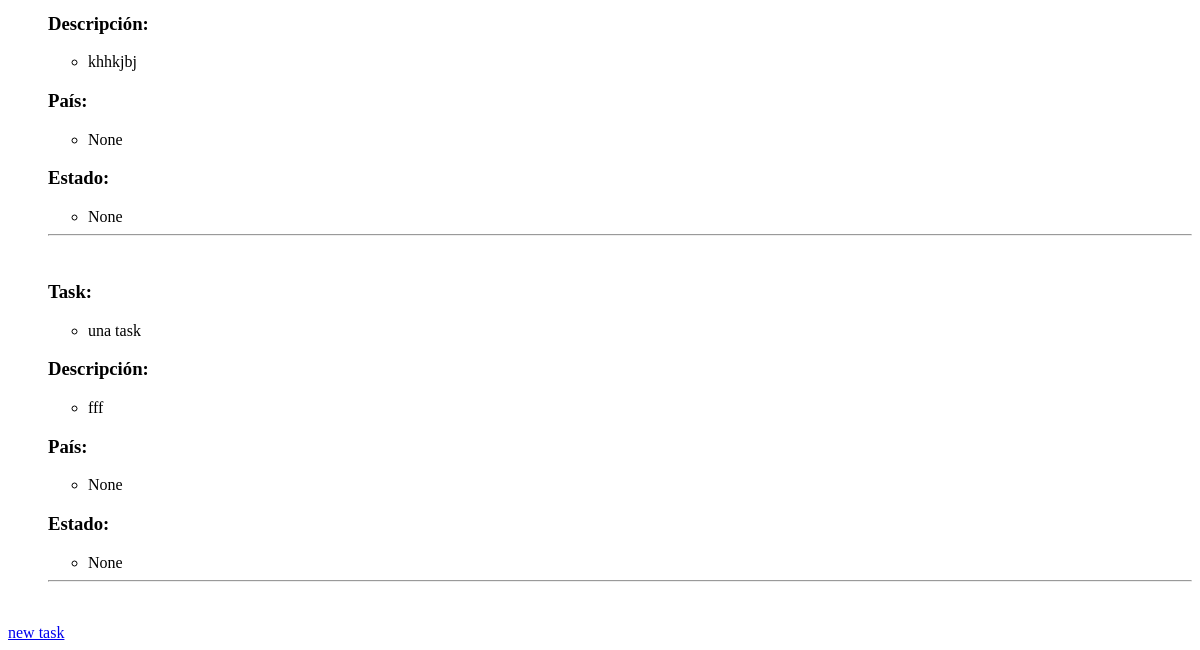
The page /tasks/ (lower part) on the database as committed earlier.
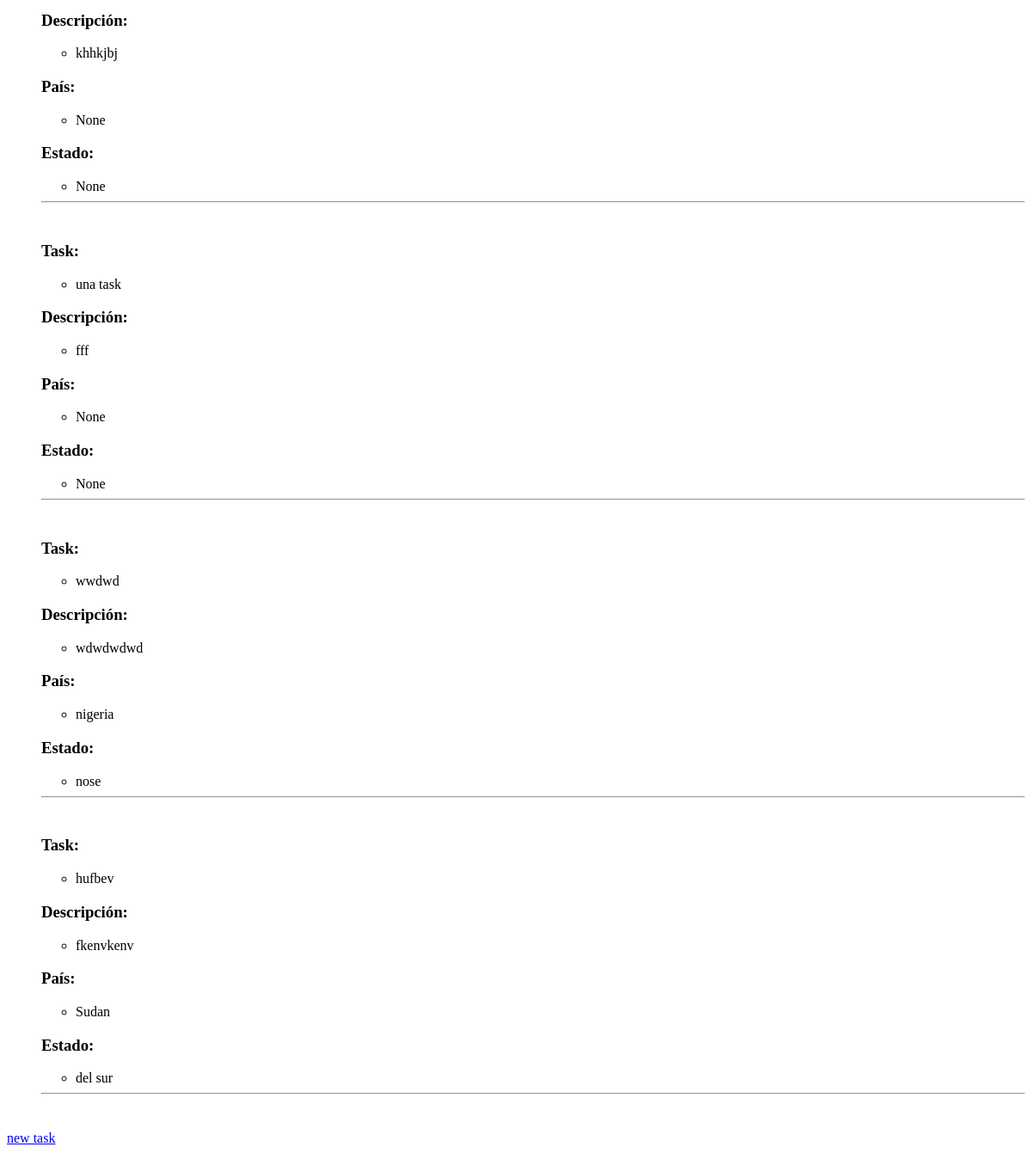
The same page on the database as committed later.
### luna/models.py (models this page shows, shortened)
class Task(models.Model):
    title = models.CharField(max_length=100, verbose_name='título')
    description = models.TextField(blank=True, verbose_name='descripción')
    created = models.DateTimeField(auto_now_add=True, verbose_name='Fecha creación')
    dateCompleted = models.DateTimeField(null=True, verbose_name='Fecha terminado')
    important = models.BooleanField(default=False)
    user = models.ForeignKey(User, on_delete=models.CASCADE)#borrar todos los dattos relacionados
    pais = models.CharField(null=True, max_length=100,verbose_name='país')
    estado = models.CharField(null=True, max_length=100,verbose_name='estado')

### luna/views.py (the view)
# urls.py: path('tasks/', views.tasks, name='tasks'),
def tasks(request):
    tasks = Task.objects.all()
    return render (request, 'tasks.html', {
         'tasks': tasks
    })

### luna/templates/tasks.html (shortened to what this page needs)
{% extends 'base.html' %}
{%block content %}
    <ul>
        {% for task in tasks %}
        <h3>Task:</h3>
        <ul>
            <li>{{task.title}}</li>
        </ul>
        <h3>Descripción:</h3>
        <ul>
            <li>{{task.description}}</li>
        </ul>
        <h3>País:</h3>
        <ul>
            <li>{{task.pais}}</li>
        </ul>
        <h3>Estado:</h3>
        <ul>
            <li>{{task.estado}}</li>
        </ul>
        <hr>
        <br>
        {% endfor %}
    </ul>
<a href="/tasks/addtask/">new task</a>
{% endblock %}

### luna/templates/base.html (shortened to what this page needs)
<!DOCTYPE html>
<html lang="en">
<head>
</head>
<body>
    {% block content %}
    {% endblock %}
</body>
</html>

Rows that differ between the two databases and show on the page:
added Task: title "wwdwd", description "wdwdwdwd", pais "nigeria", estado "nose"
added Task: title "hufbev", description "fkenvkenv", pais "Sudan", estado "del sur"
